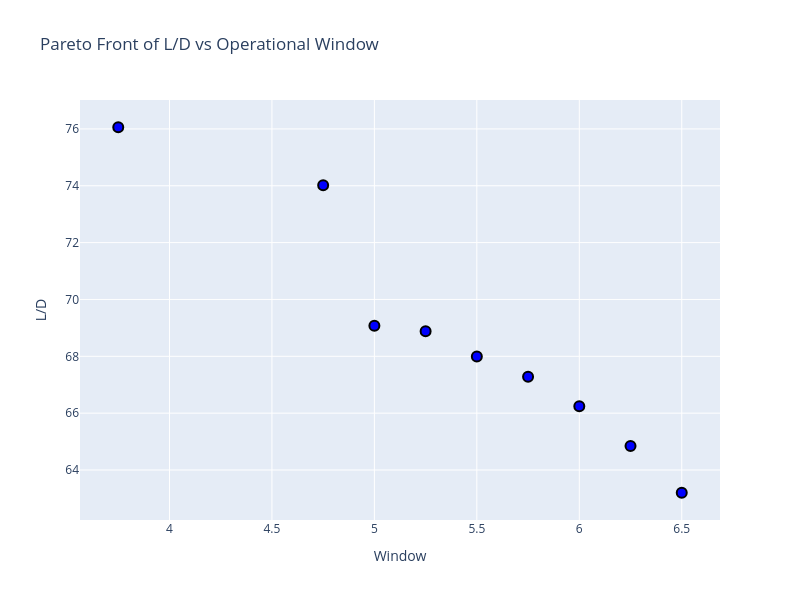

Notebook source saved alongside this figure:
### Markdown cell above
Pareto Front:

### Code cell
fig = px.scatter(df,
                 x='Window',
                 y='L/D',
                 title='Pareto Front of L/D vs Operational Window',
                 template='plotly',
                 width=800,
                 height=600
                 )

fig.update_traces(
    marker=dict(
        size=10,
        color='blue',
        line=dict(
            width=2,
            color='black'
        )
    )
)

fig.show()

### Figure 1 — Plotly figure (JSON) as saved in the notebook; plotly's stock layout.template omitted (floating-point values rounded to 4 significant figures)
{"data": [{"hovertemplate": "Window=%{x}<br>L/D=%{y}<extra></extra>", "legendgroup": "", "marker": {"color": "blue", "line": {"color": "black", "width": 2}, "size": 10, "symbol": "circle"}, "mode": "markers", "name": "", "orientation": "v", "showlegend": false, "type": "scatter", "x": [5.5, 3.75, 5.75, 6.25, 6.0, 4.75, 6.5, 5.0, 5.25], "xaxis": "x", "y": [68.0, 76.06, 67.28, 64.85, 66.25, 74.02, 63.2, 69.08, 68.88], "yaxis": "y"}], "layout": {"height": 600, "legend": {"tracegroupgap": 0}, "title": {"text": "Pareto Front of L/D vs Operational Window"}, "width": 800, "xaxis": {"anchor": "y", "domain": [0, 1], "title": {"text": "Window"}}, "yaxis": {"anchor": "x", "domain": [0, 1], "title": {"text": "L/D"}}}}
